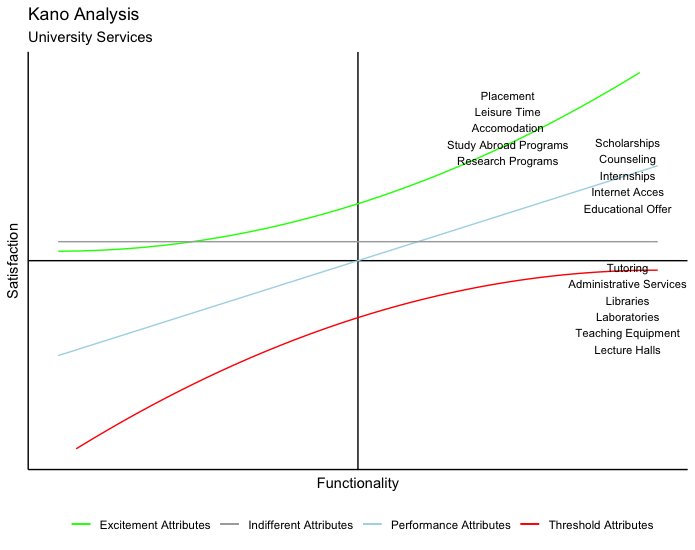

The R source for this figure:
### KANO ANALYSIS ###

# Import ggplot package
library(ggplot2)

# Define attributes functions
fun.1 <- function(x) x                      # performance attributes
fun.2 <- function(x) 0.1*x^2 + x + 3        # excitement attributes
fun.3 <- function(x) -(0.1*x^2 - x + 3)     # threshold attributes
fun.4 <- function(x) 1                      # indifferent attributes

# Build Kano plot
ggplot(data = data.frame(x = 0), aes(x = x)) +
  
  # Add axes
  geom_vline(xintercept = 0) +
  geom_hline(yintercept = 0) +
  
  # Add attributes functions
  stat_function(aes(colour = "Performance Attributes"), fun = fun.1) +
  stat_function(aes(colour = "Excitement Attributes"), fun = fun.2) +
  stat_function(aes(colour = "Threshold Attributes"), fun = fun.3) +
  stat_function(aes(colour = "Indifferent Attributes"), fun = fun.4) +
  
  # Set plot limits
  xlim(-5,5) +
  ylim(-10,10) + 
  
  # Define theme
  theme_classic() +
  
  # Remove axes text and ticks
  theme(axis.text.x=element_blank(),
        axis.ticks.x=element_blank(),
        axis.text.y=element_blank(),
        axis.ticks.y=element_blank()) +
  
  # Set attributes colors
  scale_color_manual(values = c("Performance Attributes" = "lightblue",
                                "Excitement Attributes" = "green", 
                                "Threshold Attributes" = "red",
                                "Indifferent Attributes" = "darkgrey")) +
  
  # Customize plot legends
  theme(legend.title=element_blank()) +
  theme(legend.position="bottom") +
  
  # Add title, subtitle, and axes titles
  labs(title = "Kano Analysis",
       subtitle = "University Services",
       x = "Functionality",
       y = "Satisfaction") +
  
  # Define excitement attributes
  annotate("text", x = 2.5, y = 7, label = "Placement\nLeisure Time\nAccomodation\nStudy Abroad Programs\nResearch Programs", size = 3) +
  
  # Define performance attributes
  annotate("text", x = 4.5, y = 4.5, label = "Scholarships\nCounseling\nInternships\nInternet Acces\nEducational Offer", size = 3) +
 
  # Define threshold attributes
   annotate("text", x = 4.5, y = -2.5, label = "Tutoring\nAdministrative Services\nLibraries\nLaboratories\nTeaching Equipment\nLecture Halls", size = 3)
